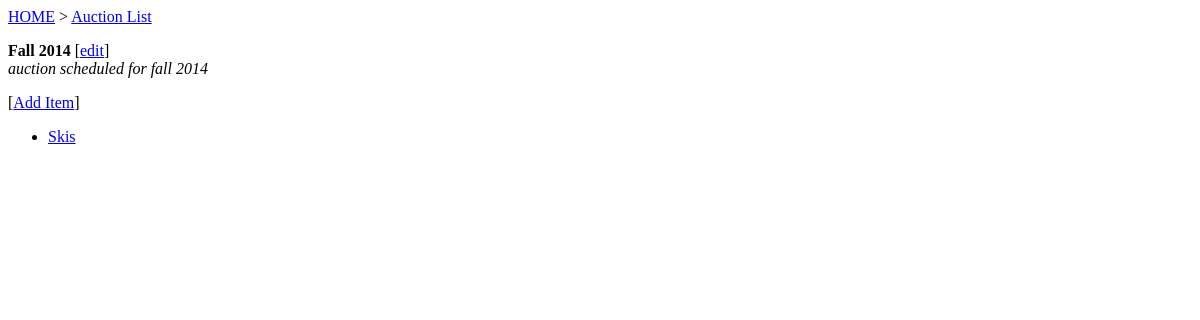
Page /auction/items/1/ on the earlier database version.
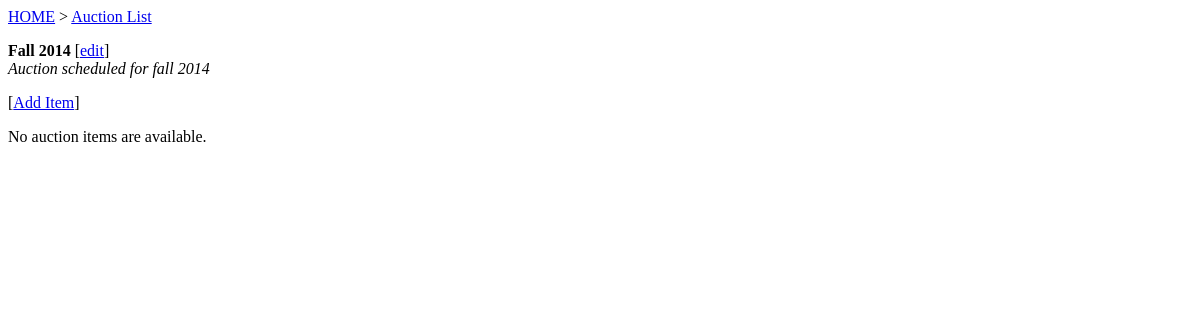
Same page on the later database version.
### bidRecorder/models.py (models this page shows, shortened)
class Auction(models.Model):
    name = models.CharField(max_length=200)
    description = models.CharField(max_length=1000)
    class Meta:
        ordering = ('name',)

class AuctionItem(models.Model):
    auction = models.ForeignKey(Auction)
    name = models.CharField(max_length=150)
    description = models.CharField(max_length=500)
    fmv = models.DecimalField('fair market value', max_digits=7, decimal_places=2)
    opening_bid = models.DecimalField('opening bid', max_digits=7, decimal_places=2)
    donor = models.ForeignKey(Registrant)
    class Meta:
        ordering = ('name','description',)

### bidRecorder/views.py (the view)
# urls.py: url(r'^items/(?P<auction_id>\d+)/$', views.listItems, name='listItems'),
def listItems(request, auction_id):
    itemList = AuctionItem.objects.filter(auction=auction_id).order_by('name')
    auction = Auction.objects.get(pk=auction_id)
    context = {
        'itemList': itemList,
        'auctionId': auction_id,
        'auction': auction
    }
    return render(request, 'bidRecorder/items.html', context)

### bidRecorder/templates/bidRecorder/items.html
<a href="{% url 'index' %}">HOME</a> >
<a href="{% url 'listAuctions' %}">Auction List</a><br>
<p>
<b>{{ auction.name }}</b> [<a href="{% url 'editAuctionDetail' auction.id %}">edit</a>]<br>
<i>{{ auction.description }}</i>
<p>
[<a href="{% url 'newItemDetail' auctionId %}">Add Item</a>]<br>
<p>
{% if itemList %}
    <ul>
    {% for item in itemList %}
        <li><a href="{% url 'item' item.id %}">{{ item.name }}</a></li>
    {% endfor %}
    </ul>
{% else %}
    <p>No auction items are available.</p>
{% endif %}

Differences in the rows shown:
removed AuctionItem: name "Skis"
changed Auction: description "auction scheduled for fall 2014" → "Auction scheduled for fall 2014"
Other differences:
text now shown: "No auction items are available."
